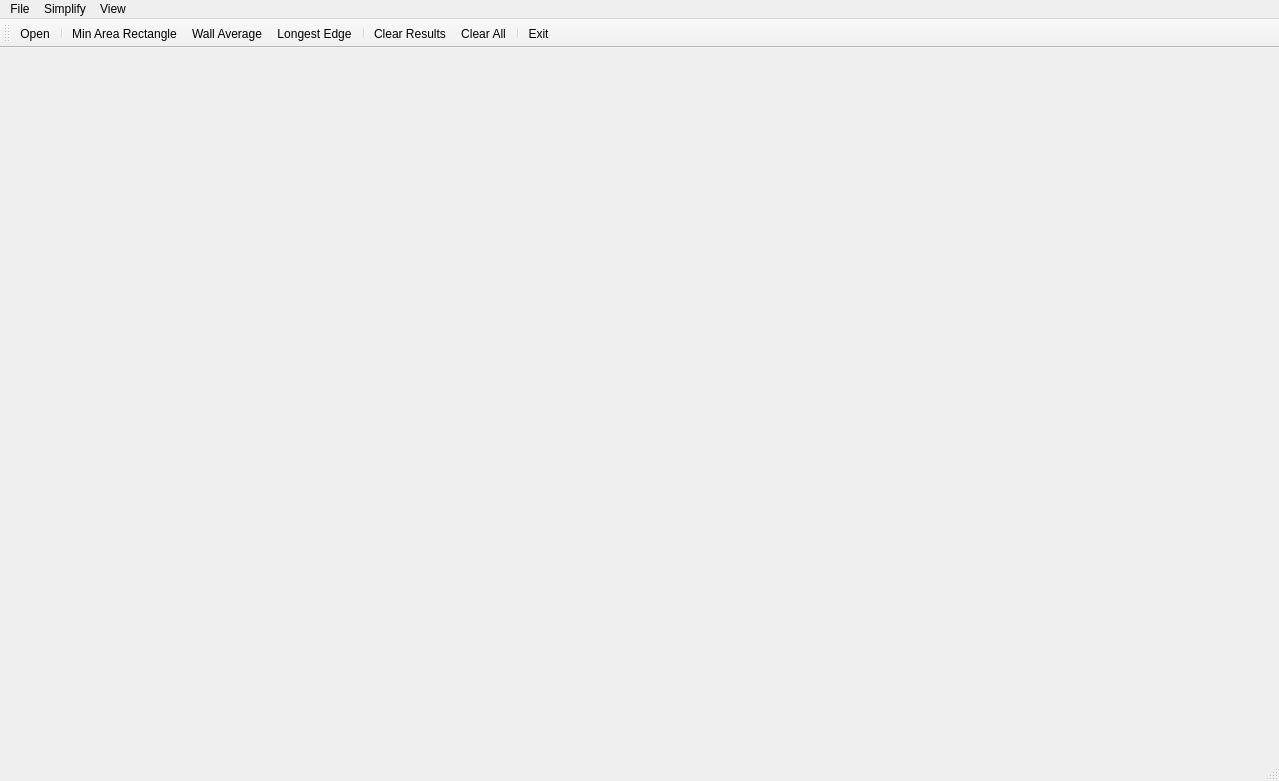
<?xml version="1.0" encoding="UTF-8"?>
<ui version="4.0">
 <class>MainForm</class>
 <widget class="QMainWindow" name="MainForm">
  <property name="geometry">
   <rect>
    <x>0</x>
    <y>0</y>
    <width>1279</width>
    <height>781</height>
   </rect>
  </property>
  <property name="windowTitle">
   <string>Building Simplify</string>
  </property>
  <widget class="QWidget" name="centralwidget">
   <layout class="QHBoxLayout" name="horizontalLayout">
    <item>
     <widget class="Draw" name="Canvas" native="true"/>
    </item>
   </layout>
  </widget>
  <widget class="QMenuBar" name="menubar">
   <property name="geometry">
    <rect>
     <x>0</x>
     <y>0</y>
     <width>1279</width>
     <height>21</height>
    </rect>
   </property>
   <widget class="QMenu" name="menuFile">
    <property name="title">
     <string>File</string>
    </property>
    <addaction name="actionOpen"/>
    <addaction name="separator"/>
    <addaction name="actionExit"/>
   </widget>
   <widget class="QMenu" name="menuSimplify">
    <property name="title">
     <string>Simplify</string>
    </property>
    <addaction name="actionMin_Area_Rectangle"/>
    <addaction name="actionWall_Average"/>
    <addaction name="actionLongest_Edge"/>
   </widget>
   <widget class="QMenu" name="menuView">
    <property name="title">
     <string>View</string>
    </property>
    <addaction name="actionClear_results"/>
    <addaction name="separator"/>
    <addaction name="actionClear_All"/>
   </widget>
   <addaction name="menuFile"/>
   <addaction name="menuSimplify"/>
   <addaction name="menuView"/>
  </widget>
  <widget class="QStatusBar" name="statusbar"/>
  <widget class="QToolBar" name="toolBar">
   <property name="windowTitle">
    <string>toolBar</string>
   </property>
   <attribute name="toolBarArea">
    <enum>TopToolBarArea</enum>
   </attribute>
   <attribute name="toolBarBreak">
    <bool>false</bool>
   </attribute>
   <addaction name="actionOpen"/>
   <addaction name="separator"/>
   <addaction name="actionMin_Area_Rectangle"/>
   <addaction name="actionWall_Average"/>
   <addaction name="actionLongest_Edge"/>
   <addaction name="separator"/>
   <addaction name="actionClear_results"/>
   <addaction name="actionClear_All"/>
   <addaction name="separator"/>
   <addaction name="actionExit"/>
  </widget>
  <action name="actionOpen">
   <property name="icon">
    <iconset resource="icons.qrc">
     <normaloff>:/images/icons/open_file.png</normaloff>:/images/icons/open_file.png</iconset>
   </property>
   <property name="text">
    <string>Open</string>
   </property>
   <property name="toolTip">
    <string>Open source file</string>
   </property>
  </action>
  <action name="actionExit">
   <property name="icon">
    <iconset resource="icons.qrc">
     <normaloff>:/images/icons/exit.png</normaloff>:/images/icons/exit.png</iconset>
   </property>
   <property name="text">
    <string>Exit</string>
   </property>
   <property name="toolTip">
    <string>Close application</string>
   </property>
  </action>
  <action name="actionMin_Area_Rectangle">
   <property name="icon">
    <iconset resource="icons.qrc">
     <normaloff>:/images/icons/maer.png</normaloff>:/images/icons/maer.png</iconset>
   </property>
   <property name="text">
    <string>Min Area Rectangle</string>
   </property>
   <property name="toolTip">
    <string>Construct Minimum Area Enclosing Rectangle</string>
   </property>
  </action>
  <action name="actionWall_Average">
   <property name="icon">
    <iconset resource="icons.qrc">
     <normaloff>:/images/icons/wa.png</normaloff>:/images/icons/wa.png</iconset>
   </property>
   <property name="text">
    <string>Wall Average</string>
   </property>
   <property name="toolTip">
    <string>Create Wall Average Approximation</string>
   </property>
  </action>
  <action name="actionClear_results">
   <property name="icon">
    <iconset resource="icons.qrc">
     <normaloff>:/images/icons/clear.png</normaloff>:/images/icons/clear.png</iconset>
   </property>
   <property name="text">
    <string>Clear Results</string>
   </property>
  </action>
  <action name="actionClear_All">
   <property name="icon">
    <iconset resource="icons.qrc">
     <normaloff>:/images/icons/clear_er.png</normaloff>:/images/icons/clear_er.png</iconset>
   </property>
   <property name="text">
    <string>Clear All</string>
   </property>
  </action>
  <action name="actionLongest_Edge">
   <property name="icon">
    <iconset resource="icons.qrc">
     <normaloff>:/images/icons/longestedge.png</normaloff>:/images/icons/longestedge.png</iconset>
   </property>
   <property name="text">
    <string>Longest Edge</string>
   </property>
   <property name="toolTip">
    <string>Create Longest Edge Approximation</string>
   </property>
  </action>
 </widget>
 <customwidgets>
  <customwidget>
   <class>Draw</class>
   <extends>QWidget</extends>
   <header>draw.h</header>
   <container>1</container>
  </customwidget>
 </customwidgets>
 <resources>
  <include location="icons.qrc"/>
 </resources>
 <connections/>
</ui>
